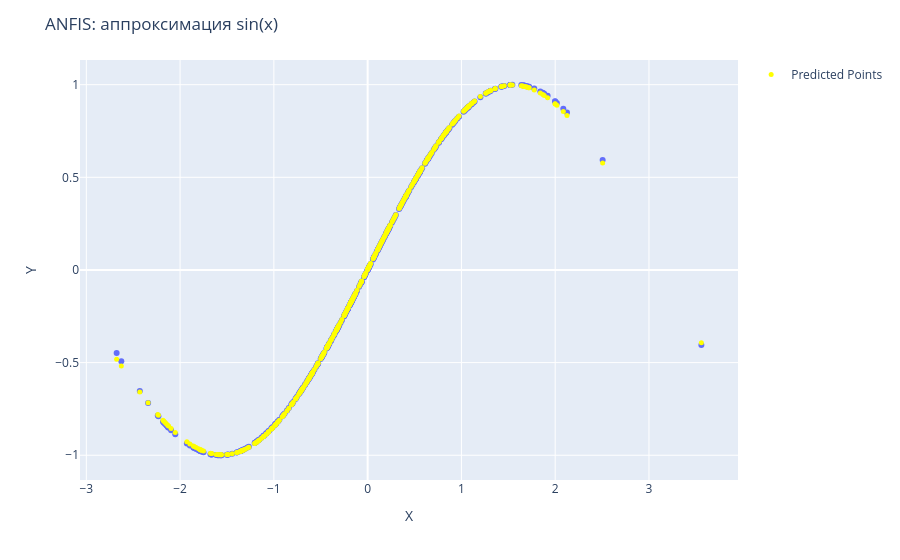

The notebook cell this image was saved under:
### Code cell
X_anfis_train, X_anfis_valid, y_anfis_train, y_anfis_valid = train_test_split(
    X_train_f1,
    y_train_f1,
    test_size=0.15,
    random_state=123
)

y_anfis_train = np.asarray(y_anfis_train).reshape(-1, 1)
y_anfis_valid = np.asarray(y_anfis_valid).reshape(-1, 1)

X_anfis_train = torch.as_tensor(
    X_anfis_train, dtype=torch.float32
)
y_anfis_train = torch.as_tensor(
    np.asarray(y_anfis_train).reshape(-1, 1),
    dtype=torch.float32
)

X_anfis_valid = torch.as_tensor(
    X_anfis_valid, dtype=torch.float32
)
y_anfis_valid = torch.as_tensor(
    np.asarray(y_anfis_valid).reshape(-1, 1),
    dtype=torch.float32
)


model_path = "best_ANFIS_f1.pth"

membfuncs = [
    {
        'function': 'gaussian',
        'n_memb': 3,
        'params': {
            'mu': {
                'value': [-1.0, 0.0, 1.0],
                'trainable': True
            },
            'sigma': {
                'value': [1.0, 1.0, 1.0],
                'trainable': True
            }
        }
    }
]

fis = SANFIS(
    membfuncs=membfuncs,
    n_input=1,
    scale='Std'
)

print_rules(fis, 'Правила до обучения')

if os.path.exists(model_path):
    checkpoint = torch.load(
        model_path,
        map_location='cpu',
        weights_only=False
    )

    fis.load_state_dict(checkpoint['model_state_dict'])

    fis.scaler = checkpoint['scaler']

else:

    loss_function = torch.nn.MSELoss(reduction='mean')

    optimizer = torch.optim.Adam(
        fis.parameters(),
        lr=0.005
    )

    history = fis.fit(
        train_data=[X_anfis_train, y_anfis_train],
        valid_data=[X_anfis_valid, y_anfis_valid],
        optimizer=optimizer,
        loss_function=loss_function,
        epochs=1000
    )

    torch.save({
        'model_state_dict': fis.state_dict(),
        'scaler': fis.scaler,
        'scaling_params': fis.scaling_params
    }, model_path)

    print("Загружена сохранённая модель ANFIS.")



print_rules(fis, 'Правила обученной ANFIS')

X_test_tensor = torch.as_tensor(
    X_test_f1, dtype=torch.float32
)

y_pred = fis.predict(X_test_tensor)
y_pred_anfis = np.asarray(y_pred).reshape(-1)

m = MetricsCalculator()

metrics_anfis = m.calculate_comprehensive_metrics(
    y_true=y_test_f1,
    y_pred=y_pred_anfis,
    model_name="ANFIS: f1(x) = sin(x)"
)

quality_anfis = m.approximation_quality(
    deviation=0.1,
    y_true=y_test_f1,
    y_pred=y_pred_anfis
)

print(f"Качество аппроксимации: {quality_anfis:.2f}%")

visualize_and_evaluate_2d_model(
    X_test_f1,
    y_test_f1,
    y_pred_anfis,
    "ANFIS: аппроксимация sin(x)"
)

### Figure 1 — Plotly figure (JSON) as saved in the notebook; plotly's stock layout.template omitted (floating-point values rounded to 4 significant figures; data arrays with more than 128 entries replaced by an {"elided": "..."} marker saying what was removed)
{"data": [{"hovertemplate": "X=%{x}<br>Y=%{y}<extra></extra>", "legendgroup": "", "marker": {"color": "#636efa", "symbol": "circle"}, "mode": "markers", "name": "", "orientation": "v", "showlegend": false, "x": {"elided": "400 float values"}, "xaxis": "x", "y": {"elided": "400 float values"}, "yaxis": "y", "type": "scatter"}, {"marker": {"color": "yellow", "size": 5}, "mode": "markers", "name": "Predicted Points", "x": {"elided": "400 float values"}, "y": {"elided": "400 float values"}, "type": "scatter"}], "layout": {"xaxis": {"anchor": "y", "domain": [0.0, 1.0], "title": {"text": "X"}}, "yaxis": {"anchor": "x", "domain": [0.0, 1.0], "title": {"text": "Y"}}, "legend": {"tracegroupgap": 0}, "margin": {"t": 60}, "title": {"text": "ANFIS: аппроксимация sin(x)"}}}
